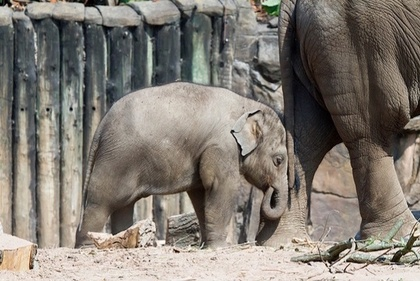
%> input picture TestData/jpg/elephant_baby_4.jpg, 420 x 281 px, shrunk from 640 x 428 before the run
$ octave comp_cdf.m   (GNU Octave 9; MATLAB toolbox functions it lacks are replaced by stand-ins)
%> lines starting %> are read from the running program, lines starting %| are printed output that depends on the picture
### utilities/blkM2vc.m
function vc = blkM2vc(M, blkS)
M = double(M)/255;
[height,width] = size(M);


r = blkS(1) ;  %4
c = blkS(2) ;  %4

if (rem(height, r) ~= 0) || (rem(width, c) ~= 0)
    error('blocks do not fit into matrix')
end

x = width/c; %32
y = height/r; %32

N   = x*y; %1024
rc  = r*c; %16
vc  = zeros(rc, N); %16x1024

for ii = 0:y - 1
    vc(:,(1:x)+ii*x) = reshape(M((1:r)+ii*r,:),rc,x);
end

### comp_cdf.m
clear all;
close all;

I = imread('./TestData/jpg/elephant_baby_4.jpg');
%> I is the input picture: size 281x420x3 uint8; mean R, G, B 129.7, 123, 115
[height,width,~] = size(I);
%> height = 281; width = 420
% I1 = rgb2gray(I);
I1 = I(:,:,1);
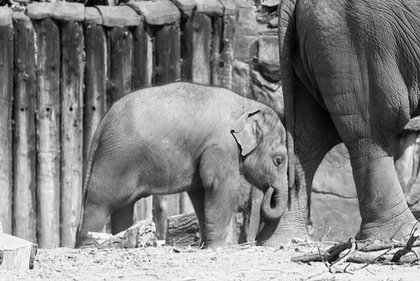
%> I1: size 281x420 uint8; min 0, max 255, mean 129.7
I2 = I(:,:,2);
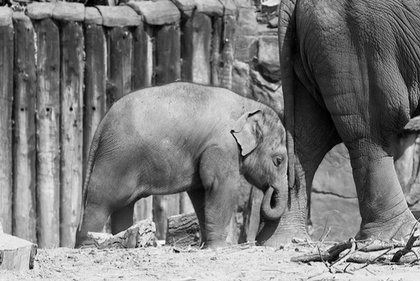
%> I2: size 281x420 uint8; min 0, max 254, mean 123
I3 = I(:,:,3);
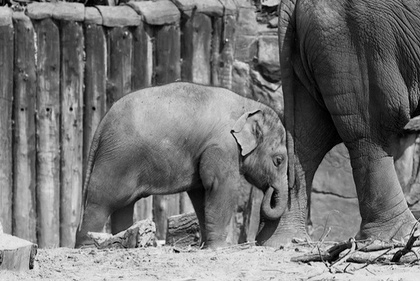
%> I3: size 281x420 uint8; min 0, max 245, mean 115

r=4;

I1_resized=blkM2vc(I1,[r r]);
%> the run ends on the next line
